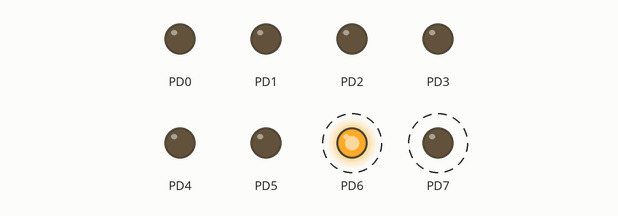
This program was run on a simulated ATmega128, built with avr-gcc and emulated at 8 MHz. On the bench: output pins drawn as LEDs (lit = HIGH). Dashed ring = blinking.

Above: at 0.2 s.
Timing chart, 0 to 3.0 s (numbered marks = the images above):
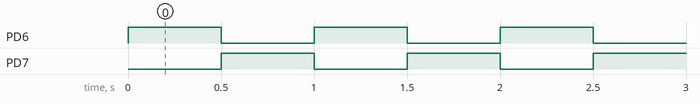

Measured:
- by itself, PD6, PD7: alternates HIGH for 0.50 s and LOW for 0.50 s

The program:

main.c
```c
/*
 * DeelB2.c
 *
 * Created: 03/2/2021 11:05:10 AM
 * Author : Nic & Jorn
 */

#define  F_CPU 8e6

#include <avr/io.h>
#include <util/delay.h>

void wait( int ms );

int main(void)
{
	DDRD = 0b11111111;

    while (1)
    {
		PORTD = 0x40;			// write 10000000b
		wait( 500 );
		PORTD = 0x80;			// Write 01000000b PORTD
		wait( 500 );
    }
}

void wait( int ms )
{
	for (int i=0; i<ms; i++)
	{
		_delay_ms( 1 );		// library function (max 30 ms at 8MHz)
	}
}
```
